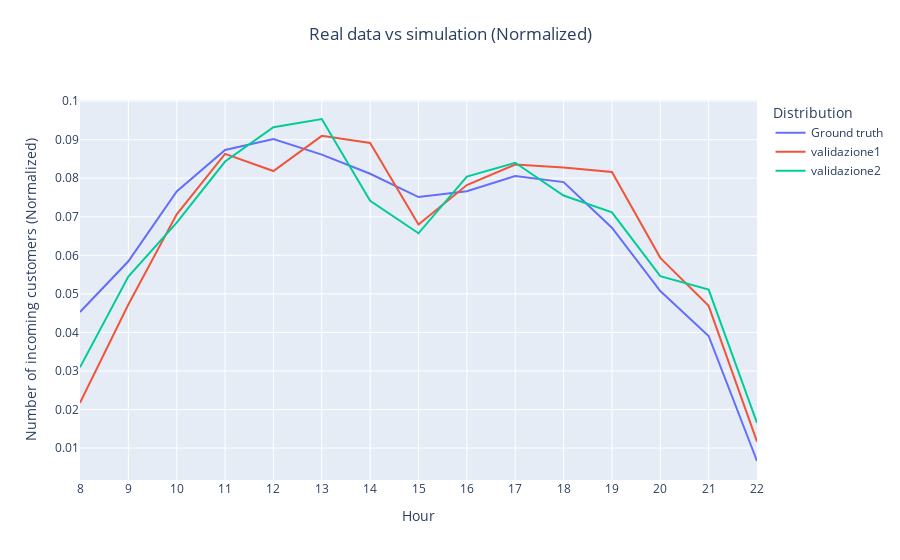

The notebook cell saved with this chart:
### Code cell
aggregate_hours = lambda df: df.groupby(by=['hour']).mean().reset_index()

def add_simulation_to_plot(fig, df_simulations, simulation_name, feature, normalize=True):
    target_simulation = df_simulations.query(f'simulation_name == "{simulation_name}"')
    df = aggregate_hours(target_simulation)
    y_values = df[feature]
    if normalize:
        y_values = y_values / sum(y_values)
    fig.add_trace(go.Scatter(x=df["hour"], y=y_values,
                             mode='lines', name=simulation_name))
    return fig

def plot_simulation_comparison(df_arrivals, normalize=True):

    fig = go.Figure()
    y_values = df_arrivals["value"]
    dtick = 15
    if normalize:
        y_values = y_values / sum(y_values)
        dtick = 0.01
    fig.add_trace(go.Scatter(x=df_arrivals["hour"], y=y_values,
                             mode='lines', name='Ground truth'))

    fig.update_layout(
        xaxis = dict(
            tickmode = 'linear',
            tick0 = 0,
            dtick = 1
        ),
        yaxis = dict(
            tickmode = 'linear',
            tick0 = 0,
            dtick = dtick
        ),
        title={
            'text': 'Real data vs simulation' + ' (Normalized)' if normalize else '',
            'y':0.95,
            'x':0.5,
            'xanchor': 'center',
            'yanchor': 'top'},
        xaxis_title="Hour",
        yaxis_title="Number of incoming customers" + ' (Normalized)' if normalize else '',
        legend_title="Distribution",
    )
    return fig

fig = plot_simulation_comparison(df_arrivals)
fig = add_simulation_to_plot(fig, df_simulations, 'validazione1', "Total_customers")
fig = add_simulation_to_plot(fig, df_simulations, 'validazione2', "Total_customers")
fig.show()

### Figure 1 — Plotly figure (JSON) as saved in the notebook; plotly's stock layout.template omitted (floating-point values rounded to 4 significant figures)
{"data": [{"mode": "lines", "name": "Ground truth", "type": "scatter", "x": [8, 9, 10, 11, 12, 13, 14, 15, 16, 17, 18, 19, 20, 21, 22], "y": [0.04527, 0.05846, 0.07659, 0.08733, 0.09018, 0.08612, 0.08115, 0.07511, 0.07664, 0.08055, 0.079, 0.06716, 0.05072, 0.03907, 0.006633]}, {"mode": "lines", "name": "validazione1", "type": "scatter", "x": [8, 9, 10, 11, 12, 13, 14, 15, 16, 17, 18, 19, 20, 21, 22], "y": [0.02173, 0.04723, 0.07064, 0.08631, 0.08187, 0.091, 0.08916, 0.06801, 0.07822, 0.08353, 0.08277, 0.08162, 0.05934, 0.04689, 0.01168]}, {"mode": "lines", "name": "validazione2", "type": "scatter", "x": [8, 9, 10, 11, 12, 13, 14, 15, 16, 17, 18, 19, 20, 21, 22], "y": [0.03095, 0.05449, 0.06848, 0.08433, 0.09325, 0.09536, 0.07414, 0.06571, 0.08042, 0.08402, 0.0755, 0.07116, 0.05458, 0.05111, 0.01649]}], "layout": {"legend": {"title": {"text": "Distribution"}}, "title": {"text": "Real data vs simulation (Normalized)", "x": 0.5, "xanchor": "center", "y": 0.95, "yanchor": "top"}, "xaxis": {"dtick": 1, "tick0": 0, "tickmode": "linear", "title": {"text": "Hour"}}, "yaxis": {"dtick": 0.01, "tick0": 0, "tickmode": "linear", "title": {"text": "Number of incoming customers (Normalized)"}}}}
